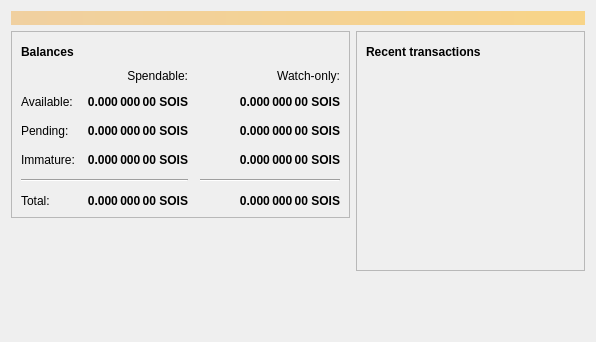
<?xml version="1.0" encoding="UTF-8"?>
<ui version="4.0">
 <class>OverviewPage</class>
 <widget class="QWidget" name="OverviewPage">
  <property name="geometry">
   <rect>
    <x>0</x>
    <y>0</y>
    <width>596</width>
    <height>342</height>
   </rect>
  </property>
  <property name="windowTitle">
   <string>Form</string>
  </property>
  <layout class="QVBoxLayout" name="topLayout">
   <item>
    <widget class="QLabel" name="labelAlerts">
     <property name="visible">
      <bool>false</bool>
     </property>
     <property name="styleSheet">
      <string notr="true">QLabel { background-color: qlineargradient(x1: 0, y1: 0, x2: 1, y2: 0, stop:0 #F0D0A0, stop:1 #F8D488); color:#000000; }</string>
     </property>
     <property name="wordWrap">
      <bool>true</bool>
     </property>
     <property name="margin">
      <number>3</number>
     </property>
     <property name="textInteractionFlags">
      <set>Qt::TextSelectableByMouse</set>
     </property>
    </widget>
   </item>
   <item>
    <layout class="QHBoxLayout" name="horizontalLayout" stretch="1,1">
     <item>
      <layout class="QVBoxLayout" name="verticalLayout_2">
       <item>
        <widget class="QFrame" name="frame">
         <property name="frameShape">
          <enum>QFrame::StyledPanel</enum>
         </property>
         <property name="frameShadow">
          <enum>QFrame::Raised</enum>
         </property>
         <layout class="QVBoxLayout" name="verticalLayout_4">
          <item>
           <layout class="QHBoxLayout" name="horizontalLayout_4">
            <item>
             <widget class="QLabel" name="label_5">
              <property name="font">
               <font>
                <weight>75</weight>
                <bold>true</bold>
               </font>
              </property>
              <property name="text">
               <string>Balances</string>
              </property>
             </widget>
            </item>
            <item>
             <widget class="QPushButton" name="labelWalletStatus">
              <property name="enabled">
               <bool>true</bool>
              </property>
              <property name="maximumSize">
               <size>
                <width>30</width>
                <height>16777215</height>
               </size>
              </property>
              <property name="toolTip">
               <string>The displayed information may be out of date. Your wallet automatically synchronizes with the Soiscoin network after a connection is established, but this process has not completed yet.</string>
              </property>
              <property name="text">
               <string/>
              </property>
              <property name="icon">
               <iconset resource="../bitcoin.qrc">
                <normaloff>:/icons/warning</normaloff>
                <disabledoff>:/icons/warning</disabledoff>:/icons/warning</iconset>
              </property>
              <property name="iconSize">
               <size>
                <width>24</width>
                <height>24</height>
               </size>
              </property>
              <property name="flat">
               <bool>true</bool>
              </property>
             </widget>
            </item>
            <item>
             <spacer name="horizontalSpacer_3">
              <property name="orientation">
               <enum>Qt::Horizontal</enum>
              </property>
              <property name="sizeHint" stdset="0">
               <size>
                <width>40</width>
                <height>20</height>
               </size>
              </property>
             </spacer>
            </item>
           </layout>
          </item>
          <item>
           <layout class="QGridLayout" name="gridLayout">
            <property name="spacing">
             <number>12</number>
            </property>
            <item row="2" column="2">
             <widget class="QLabel" name="labelWatchPending">
              <property name="font">
               <font>
                <weight>75</weight>
                <bold>true</bold>
               </font>
              </property>
              <property name="cursor">
               <cursorShape>IBeamCursor</cursorShape>
              </property>
              <property name="toolTip">
               <string>Unconfirmed transactions to watch-only addresses</string>
              </property>
              <property name="text">
               <string notr="true">0.000 000 00 SOIS</string>
              </property>
              <property name="alignment">
               <set>Qt::AlignRight|Qt::AlignTrailing|Qt::AlignVCenter</set>
              </property>
              <property name="textInteractionFlags">
               <set>Qt::LinksAccessibleByMouse|Qt::TextSelectableByKeyboard|Qt::TextSelectableByMouse</set>
              </property>
             </widget>
            </item>
            <item row="2" column="1">
             <widget class="QLabel" name="labelUnconfirmed">
              <property name="font">
               <font>
                <weight>75</weight>
                <bold>true</bold>
               </font>
              </property>
              <property name="cursor">
               <cursorShape>IBeamCursor</cursorShape>
              </property>
              <property name="toolTip">
               <string>Total of transactions that have yet to be confirmed, and do not yet count toward the spendable balance</string>
              </property>
              <property name="text">
               <string notr="true">0.000 000 00 SOIS</string>
              </property>
              <property name="alignment">
               <set>Qt::AlignRight|Qt::AlignTrailing|Qt::AlignVCenter</set>
              </property>
              <property name="textInteractionFlags">
               <set>Qt::LinksAccessibleByMouse|Qt::TextSelectableByKeyboard|Qt::TextSelectableByMouse</set>
              </property>
             </widget>
            </item>
            <item row="3" column="2">
             <widget class="QLabel" name="labelWatchImmature">
              <property name="font">
               <font>
                <weight>75</weight>
                <bold>true</bold>
               </font>
              </property>
              <property name="cursor">
               <cursorShape>IBeamCursor</cursorShape>
              </property>
              <property name="toolTip">
               <string>Mined balance in watch-only addresses that has not yet matured</string>
              </property>
              <property name="text">
               <string notr="true">0.000 000 00 SOIS</string>
              </property>
              <property name="alignment">
               <set>Qt::AlignRight|Qt::AlignTrailing|Qt::AlignVCenter</set>
              </property>
              <property name="textInteractionFlags">
               <set>Qt::LinksAccessibleByMouse|Qt::TextSelectableByKeyboard|Qt::TextSelectableByMouse</set>
              </property>
             </widget>
            </item>
            <item row="4" column="0" colspan="2">
             <widget class="Line" name="line">
              <property name="orientation">
               <enum>Qt::Horizontal</enum>
              </property>
             </widget>
            </item>
            <item row="4" column="2">
             <widget class="Line" name="lineWatchBalance">
              <property name="sizePolicy">
               <sizepolicy hsizetype="Preferred" vsizetype="Fixed">
                <horstretch>0</horstretch>
                <verstretch>0</verstretch>
               </sizepolicy>
              </property>
              <property name="minimumSize">
               <size>
                <width>140</width>
                <height>0</height>
               </size>
              </property>
              <property name="orientation">
               <enum>Qt::Horizontal</enum>
              </property>
             </widget>
            </item>
            <item row="5" column="0">
             <widget class="QLabel" name="labelTotalText">
              <property name="text">
               <string>Total:</string>
              </property>
             </widget>
            </item>
            <item row="3" column="1">
             <widget class="QLabel" name="labelImmature">
              <property name="font">
               <font>
                <weight>75</weight>
                <bold>true</bold>
               </font>
              </property>
              <property name="cursor">
               <cursorShape>IBeamCursor</cursorShape>
              </property>
              <property name="toolTip">
               <string>Mined balance that has not yet matured</string>
              </property>
              <property name="text">
               <string notr="true">0.000 000 00 SOIS</string>
              </property>
              <property name="alignment">
               <set>Qt::AlignRight|Qt::AlignTrailing|Qt::AlignVCenter</set>
              </property>
              <property name="textInteractionFlags">
               <set>Qt::LinksAccessibleByMouse|Qt::TextSelectableByKeyboard|Qt::TextSelectableByMouse</set>
              </property>
             </widget>
            </item>
            <item row="2" column="3">
             <spacer name="horizontalSpacer_2">
              <property name="orientation">
               <enum>Qt::Horizontal</enum>
              </property>
              <property name="sizeHint" stdset="0">
               <size>
                <width>40</width>
                <height>20</height>
               </size>
              </property>
             </spacer>
            </item>
            <item row="3" column="0">
             <widget class="QLabel" name="labelImmatureText">
              <property name="text">
               <string>Immature:</string>
              </property>
             </widget>
            </item>
            <item row="5" column="1">
             <widget class="QLabel" name="labelTotal">
              <property name="font">
               <font>
                <weight>75</weight>
                <bold>true</bold>
               </font>
              </property>
              <property name="cursor">
               <cursorShape>IBeamCursor</cursorShape>
              </property>
              <property name="toolTip">
               <string>Your current total balance</string>
              </property>
              <property name="text">
               <string notr="true">0.000 000 00 SOIS</string>
              </property>
              <property name="alignment">
               <set>Qt::AlignRight|Qt::AlignTrailing|Qt::AlignVCenter</set>
              </property>
              <property name="textInteractionFlags">
               <set>Qt::LinksAccessibleByMouse|Qt::TextSelectableByKeyboard|Qt::TextSelectableByMouse</set>
              </property>
             </widget>
            </item>
            <item row="5" column="2">
             <widget class="QLabel" name="labelWatchTotal">
              <property name="font">
               <font>
                <weight>75</weight>
                <bold>true</bold>
               </font>
              </property>
              <property name="cursor">
               <cursorShape>IBeamCursor</cursorShape>
              </property>
              <property name="toolTip">
               <string>Current total balance in watch-only addresses</string>
              </property>
              <property name="text">
               <string notr="true">0.000 000 00 SOIS</string>
              </property>
              <property name="alignment">
               <set>Qt::AlignRight|Qt::AlignTrailing|Qt::AlignVCenter</set>
              </property>
              <property name="textInteractionFlags">
               <set>Qt::LinksAccessibleByMouse|Qt::TextSelectableByKeyboard|Qt::TextSelectableByMouse</set>
              </property>
             </widget>
            </item>
            <item row="0" column="2">
             <widget class="QLabel" name="labelWatchonly">
              <property name="text">
               <string>Watch-only:</string>
              </property>
              <property name="alignment">
               <set>Qt::AlignRight|Qt::AlignTrailing|Qt::AlignVCenter</set>
              </property>
             </widget>
            </item>
            <item row="1" column="0">
             <widget class="QLabel" name="labelBalanceText">
              <property name="text">
               <string>Available:</string>
              </property>
             </widget>
            </item>
            <item row="1" column="1">
             <widget class="QLabel" name="labelBalance">
              <property name="font">
               <font>
                <weight>75</weight>
                <bold>true</bold>
               </font>
              </property>
              <property name="cursor">
               <cursorShape>IBeamCursor</cursorShape>
              </property>
              <property name="toolTip">
               <string>Your current spendable balance</string>
              </property>
              <property name="text">
               <string notr="true">0.000 000 00 SOIS</string>
              </property>
              <property name="alignment">
               <set>Qt::AlignRight|Qt::AlignTrailing|Qt::AlignVCenter</set>
              </property>
              <property name="textInteractionFlags">
               <set>Qt::LinksAccessibleByMouse|Qt::TextSelectableByKeyboard|Qt::TextSelectableByMouse</set>
              </property>
             </widget>
            </item>
            <item row="1" column="2">
             <widget class="QLabel" name="labelWatchAvailable">
              <property name="font">
               <font>
                <weight>75</weight>
                <bold>true</bold>
               </font>
              </property>
              <property name="cursor">
               <cursorShape>IBeamCursor</cursorShape>
              </property>
              <property name="toolTip">
               <string>Your current balance in watch-only addresses</string>
              </property>
              <property name="text">
               <string notr="true">0.000 000 00 SOIS</string>
              </property>
              <property name="alignment">
               <set>Qt::AlignRight|Qt::AlignTrailing|Qt::AlignVCenter</set>
              </property>
              <property name="textInteractionFlags">
               <set>Qt::LinksAccessibleByMouse|Qt::TextSelectableByKeyboard|Qt::TextSelectableByMouse</set>
              </property>
             </widget>
            </item>
            <item row="2" column="0">
             <widget class="QLabel" name="labelPendingText">
              <property name="text">
               <string>Pending:</string>
              </property>
             </widget>
            </item>
            <item row="0" column="1">
             <widget class="QLabel" name="labelSpendable">
              <property name="text">
               <string>Spendable:</string>
              </property>
              <property name="alignment">
               <set>Qt::AlignRight|Qt::AlignTrailing|Qt::AlignVCenter</set>
              </property>
             </widget>
            </item>
           </layout>
          </item>
         </layout>
        </widget>
       </item>
       <item>
        <spacer name="verticalSpacer">
         <property name="orientation">
          <enum>Qt::Vertical</enum>
         </property>
         <property name="sizeHint" stdset="0">
          <size>
           <width>20</width>
           <height>40</height>
          </size>
         </property>
        </spacer>
       </item>
      </layout>
     </item>
     <item>
      <layout class="QVBoxLayout" name="verticalLayout_3">
       <item>
        <widget class="QFrame" name="frame_2">
         <property name="frameShape">
          <enum>QFrame::StyledPanel</enum>
         </property>
         <property name="frameShadow">
          <enum>QFrame::Raised</enum>
         </property>
         <layout class="QVBoxLayout" name="verticalLayout">
          <item>
           <layout class="QHBoxLayout" name="horizontalLayout_2">
            <item>
             <widget class="QLabel" name="label_4">
              <property name="font">
               <font>
                <weight>75</weight>
                <bold>true</bold>
               </font>
              </property>
              <property name="text">
               <string>Recent transactions</string>
              </property>
             </widget>
            </item>
            <item>
             <widget class="QPushButton" name="labelTransactionsStatus">
              <property name="enabled">
               <bool>true</bool>
              </property>
              <property name="maximumSize">
               <size>
                <width>30</width>
                <height>16777215</height>
               </size>
              </property>
              <property name="toolTip">
               <string>The displayed information may be out of date. Your wallet automatically synchronizes with the Soiscoin network after a connection is established, but this process has not completed yet.</string>
              </property>
              <property name="text">
               <string/>
              </property>
              <property name="icon">
               <iconset resource="../bitcoin.qrc">
                <normaloff>:/icons/warning</normaloff>
                <disabledoff>:/icons/warning</disabledoff>:/icons/warning</iconset>
              </property>
              <property name="iconSize">
               <size>
                <width>24</width>
                <height>24</height>
               </size>
              </property>
              <property name="flat">
               <bool>true</bool>
              </property>
             </widget>
            </item>
            <item>
             <spacer name="horizontalSpacer">
              <property name="orientation">
               <enum>Qt::Horizontal</enum>
              </property>
              <property name="sizeHint" stdset="0">
               <size>
                <width>40</width>
                <height>20</height>
               </size>
              </property>
             </spacer>
            </item>
           </layout>
          </item>
          <item>
           <widget class="QListView" name="listTransactions">
            <property name="styleSheet">
             <string notr="true">QListView { background: transparent; }</string>
            </property>
            <property name="frameShape">
             <enum>QFrame::NoFrame</enum>
            </property>
            <property name="verticalScrollBarPolicy">
             <enum>Qt::ScrollBarAlwaysOff</enum>
            </property>
            <property name="horizontalScrollBarPolicy">
             <enum>Qt::ScrollBarAlwaysOff</enum>
            </property>
            <property name="selectionMode">
             <enum>QAbstractItemView::NoSelection</enum>
            </property>
           </widget>
          </item>
         </layout>
        </widget>
       </item>
       <item>
        <spacer name="verticalSpacer_2">
         <property name="orientation">
          <enum>Qt::Vertical</enum>
         </property>
         <property name="sizeHint" stdset="0">
          <size>
           <width>20</width>
           <height>40</height>
          </size>
         </property>
        </spacer>
       </item>
      </layout>
     </item>
    </layout>
   </item>
  </layout>
 </widget>
 <resources/>
 <connections/>
</ui>
